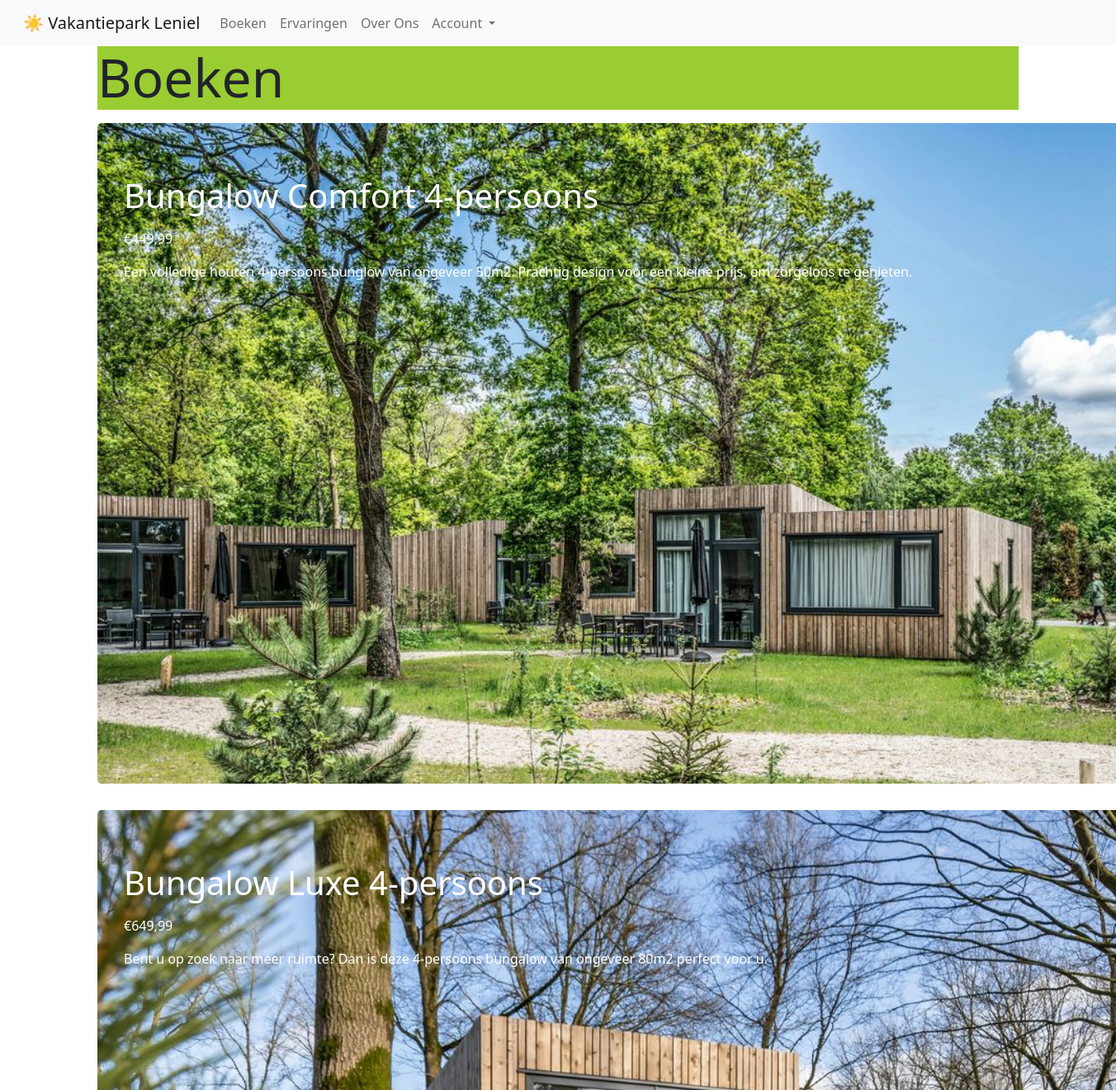
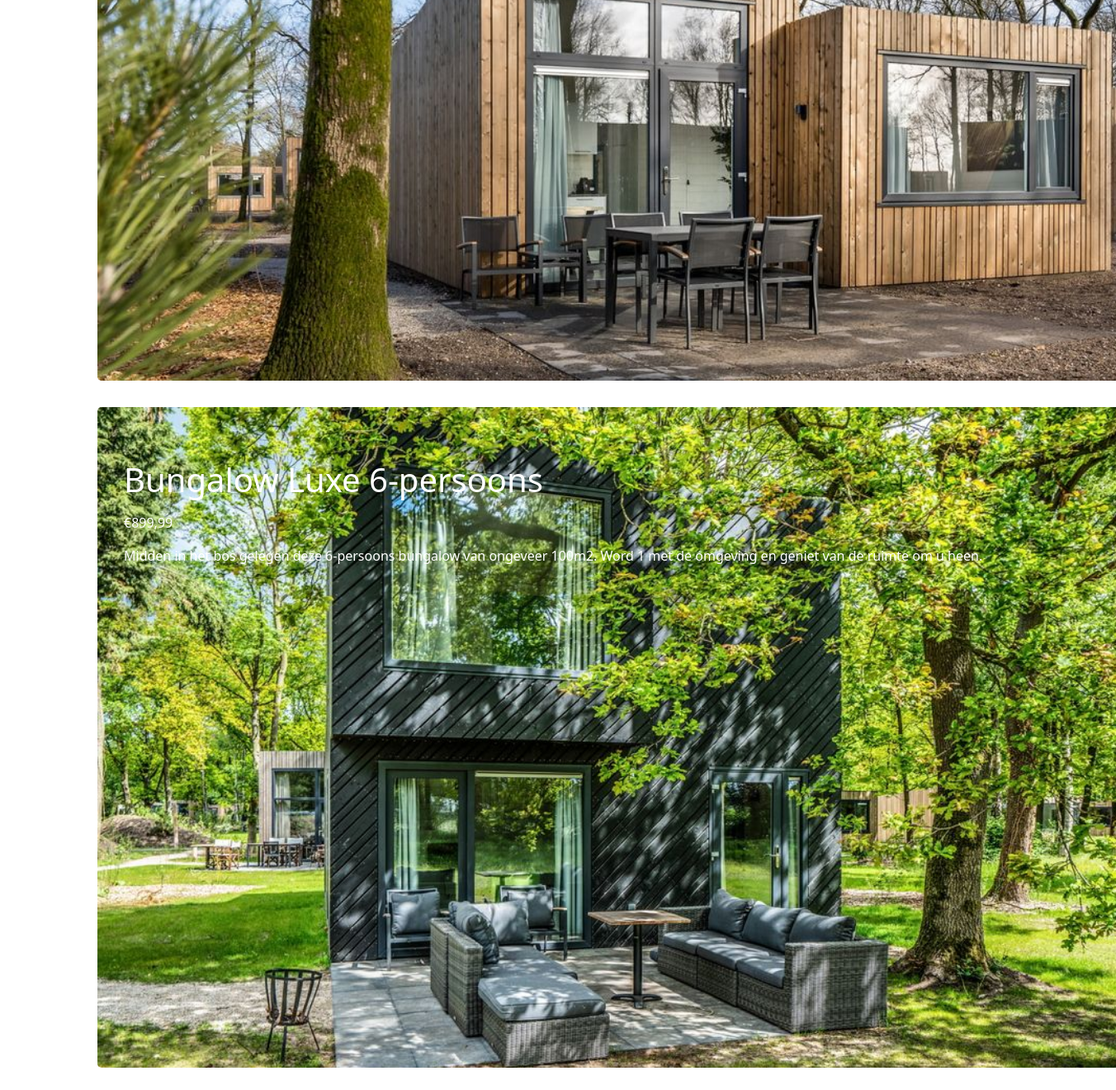
/boeken/, run on the app's committed database (2 pictures, top to bottom).
### mijnproject/models.py (models this page shows, shortened)
class Huisjes(db.Model):
    __tablename__ = "Huisjes"
    id = db.Column(db.Integer,primary_key=True)
    naam = db.Column(db.Text)
    prijs = db.Column(db.Text)
    foto = db.Column(db.Text)
    omschrijving = db.Column(db.Text)

### app.py (the view)
@app.route("/boeken/")
def boeken():
    alle_huisjes = Huisjes.query.all()
    return render_template("boeken.html", alle_huisjes = alle_huisjes)

### mijnproject/templates/boeken.html (shortened to what this page needs)
{% extends "base.html" %}
{% block content %}
<div class="container">
    <h1 class="display-3" style="background-color:yellowgreen">Boeken</h1>
    {% for huisje in alle_huisjes %}
    <a href="http://127.0.0.1:5000/boeken/formulier/{{huisje.id}}" target="_blank" style="text-decoration: none;">
    <div class="jumbotron" style="background-image: url('{{huisje.foto}}'); background-size: 100%; width:1300px; height:800px">
        <h1 class="text-white">{{huisje.naam}}</h1>
        <p class="text-white">{{huisje.prijs}}</p>
        <p class="text-white">{{huisje.omschrijving}}</p>
    </div>
    </a>
    {% endfor %}
</div>
{% endblock %}

### mijnproject/templates/base.html (shortened to what this page needs)
<!DOCTYPE html>
<html lang="nl">
    <head>
        <link rel="stylesheet" href="https://stackpath.bootstrapcdn.com/bootstrap/4.1.1/css/bootstrap.min.css">
        <link href="https://cdn.jsdelivr.net/npm/bootstrap@5.1.3/dist/css/bootstrap.min.css" rel="stylesheet">
    </head>
<body style="background-image: url('/static/background.jpg');">
    {% if current_user.is_authenticated %}
    <nav class="navbar navbar-expand-lg navbar-light bg-light">
        <div class="container-fluid">
          <a class="navbar-brand" href="http://127.0.0.1:5000/">☀️ Vakantiepark Leniel</a>
          <button class="navbar-toggler" type="button" data-bs-toggle="collapse" data-bs-target="#navbarSupportedContent" aria-controls="navbarSupportedContent" aria-expanded="false" aria-label="Toggle navigation">
            <span class="navbar-toggler-icon"></span>
          </button>
          <div class="collapse navbar-collapse" id="navbarSupportedContent">
            <ul class="navbar-nav me-auto mb-2 mb-lg-0">
              <li class="nav-item">
                <a class="nav-link" href="http://127.0.0.1:5000/boeken/">Boeken</a>
              </li>
              <li class="nav-item">
                <a class="nav-link" href="http://127.0.0.1:5000/ervaringen/">Ervaringen</a>
              </li>
              <li class="nav-item">
                <a class="nav-link" href="http://127.0.0.1:5000/overons/">Over Ons</a>
              </li>
              <li class="nav-item dropdown">
                <span class="nav-link dropdown-toggle" href="#" id="navbarDropdown" role="button" data-toggle="dropdown" aria-haspopup="true" aria-expanded="false">
                  Account
                </span>
                <div class="dropdown-menu" aria-labelledby="navbarDropdown">
                  <a class="dropdown-item" href="http://127.0.0.1:5000/mijnboekingen/{{current_user}}">Mijn boekingen</a>
                  <a class="dropdown-item" href="{{ url_for('logout') }}">Uitloggen</a>
                </div>
              </li>
              </li>
            </ul>
          </div>
        </div>
      </nav>
    {% else %}
      <nav class="navbar navbar-expand-lg navbar-light bg-light">
        <div class="container-fluid">
          <a class="navbar-brand" href="http://127.0.0.1:5000/">☀️ Vakantiepark Leniel</a>
          <div class="collapse navbar-collapse" id="navbarSupportedContent">
            <ul class="navbar-nav me-auto mb-2 mb-lg-0">
              <li class="nav-item">
                <a class="nav-link" href="http://127.0.0.1:5000/boeken/">Boeken</a>
              </li>
              <li class="nav-item">
                <a class="nav-link" href="http://127.0.0.1:5000/ervaringen/">Ervaringen</a>
              </li>
              <li class="nav-item">
                <a class="nav-link" href="http://127.0.0.1:5000/overons/">Over Ons</a>
              </li>
              <li class="nav-item dropdown">
                <span class="nav-link dropdown-toggle" href="#" id="navbarDropdown" role="button" data-toggle="dropdown" aria-haspopup="true" aria-expanded="false">
                  Account
                </span>
              </li>
            </ul>
          </div>
        </div>
      </nav>
    {% endif %}
{%block content%}
{%endblock%}
</body>
</html>

### data on the page
Huisjes: foto (picture), naam "Bungalow Comfort 4-persoons", prijs "€449,99", omschrijving "Een volledige houten 4-persoons bunglow van ongeveer 50m2. Prachtig design voor een kleine prijs, om zorgeloos te genieten."
Huisjes: foto (picture), naam "Bungalow Luxe 4-persoons", prijs "€649,99", omschrijving "Bent u op zoek naar meer ruimte? Dan is deze 4-persoons bungalow van ongeveer 80m2 perfect voor u."
Huisjes: foto (picture), naam "Bungalow Luxe 6-persoons", prijs "€899,99", omschrijving "Midden in het bos gelegen deze 6-persoons bungalow van ongeveer 100m2. Word 1 met de omgeving en geniet van de ruimte om u heen."
